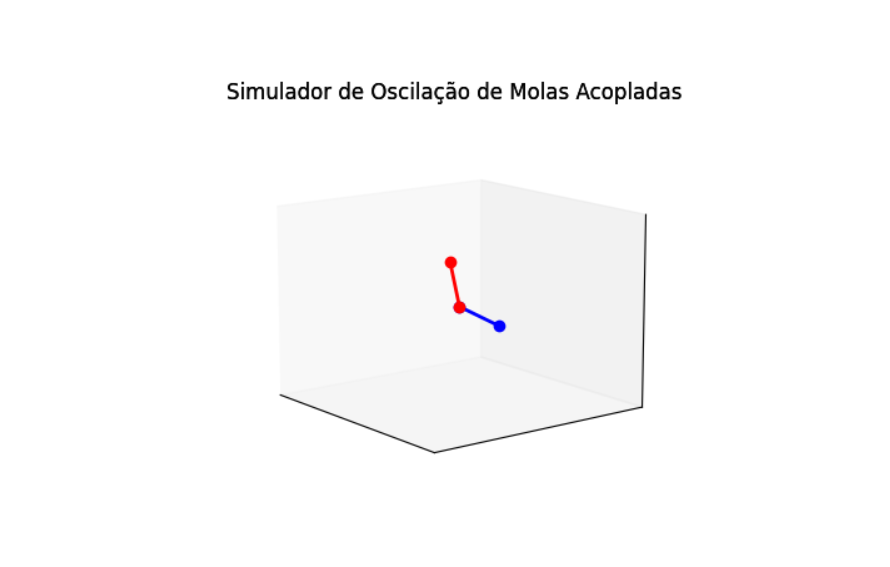

Generate this figure with Python:
import numpy as np
import matplotlib.pyplot as plt
from matplotlib.backends.backend_tkagg import FigureCanvasTkAgg
from matplotlib.figure import Figure
from matplotlib.animation import FuncAnimation
from scipy.integrate import odeint
import tkinter as tk
from tkinter import ttk 
from mpl_toolkits.mplot3d import Axes3D

class CoupledSpringSystem:
    def __init__(self, m1, m2, k1, k2, c, initial_conditions):
        self.m1 = m1
        self.m2 = m2
        self.k1 = k1
        self.k2 = k2
        self.c = c
        self.initial_conditions = initial_conditions
        self.t = np.linspace(0, 20, 1000)
        self.solution = None

    def equations(self, y, t):
        x1, x2, v1, v2 = y
        dx1dt = v1
        dx2dt = v2
        dv1dt = (-self.k1 * x1 + self.k2 * (x2 - x1) - self.c * v1) / self.m1
        dv2dt = (-self.k2 * (x2 - x1) - self.c * v2) / self.m2
        return [dx1dt, dx2dt, dv1dt, dv2dt]

    def solve_system(self):
        self.solution = odeint(self.equations, self.initial_conditions, self.t)
        return self.solution

    def animate_masses_3D(self, canvas):
        fig = canvas.figure
        ax = fig.add_subplot(111, projection='3d')
        
        # Remover escalas antes da simulação
        ax.set_xticks([])  # Remove escala do eixo X
        ax.set_yticks([])  # Remove escala do eixo Y
        ax.set_zticks([])  # Remove escala do eixo Z
        
        ax.set_xlim(-2, 2)
        ax.set_ylim(-2, 2)
        ax.set_zlim(-2, 2)
        ax.set_title("Simulador de Oscilação de Molas Acopladas")  # Adicionando o título à animação 3D

        line1, = ax.plot([], [], [], 'o-', lw=2, color='blue')
        line2, = ax.plot([], [], [], 'o-', lw=2, color='red')


        def init():
            line1.set_data([], [])
            line1.set_3d_properties([])
            line2.set_data([], [])
            line2.set_3d_properties([])
            return line1, line2,

        def update(frame):
            x1 = self.solution[frame, 0]
            x2 = self.solution[frame, 1]
            z1 = np.sin(self.t[frame])
            z2 = np.cos(self.t[frame])

            line1.set_data([0, x1], [0, x1])
            line1.set_3d_properties([0, z1])

            line2.set_data([0, x2], [0, x2])
            line2.set_3d_properties([0, z2])

            return line1, line2,

        ani = FuncAnimation(fig, update, frames=len(self.t), init_func=init, blit=True, interval=20)
        canvas.draw()
        return ani

    def animate_graphs(self, ax1, ax2):
        # Linhas para as oscilacoes das molas 1 e 2
        line1, = ax1.plot([], [], 'b-', label="Mola 1 (Oscilação)")
        line2, = ax1.plot([], [], 'r-', label="Mola 2 (Oscilação)")

        # Linhas para os erros das molas 1 e 2 (pontilhadas)
        line_error, = ax2.plot([], [], 'k--', label="Erro entre Molas")

        # Configurações do gráfico de oscilação
        ax1.set_xlim(0, self.t[-1])
        ax1.set_ylim(-2, 2)
        ax1.set_xlabel('Tempo (s)')
        ax1.set_ylabel('Deslocamento (m)')
        ax1.set_title('Gráfico de Oscilação das Molas')  # Título do gráfico de oscilação

        # Configurações do gráfico de erro
        ax2.set_xlim(0, self.t[-1])
        ax2.set_ylim(-2, 2)
        ax2.set_xlabel('Tempo (s)')
        ax2.set_ylabel('Erro (m)')
        ax2.set_title('Erro baseado nas Massas')  # Título do gráfico de erro

        def update(frame):
        # Oscilação das molas
            x1 = self.solution[frame, 0]
            x2 = self.solution[frame, 1]

            # Atualizando o gráfico de oscilação
            line1.set_data(self.t[:frame], self.solution[:frame, 0])
            line2.set_data(self.t[:frame], self.solution[:frame, 1])

            # Calculando o erro como a diferença entre as duas molas
            error = self.solution[:frame, 0] - self.solution[:frame, 1]
            line_error.set_data(self.t[:frame], error)

            return line1, line2, line_error,

        ani = FuncAnimation(ax1.figure, update, frames=len(self.t), blit=True, interval=20)
        ax1.figure.canvas.draw()
        return ani

class SimulatorApp:
    def __init__(self, root):
        self.root = root
        self.root.title("Simulador de Molas Acopladas")

        self.m1 = tk.DoubleVar(value=1.0)
        self.m2 = tk.DoubleVar(value=1.0)
        self.k1 = tk.DoubleVar(value=1.0)
        self.k2 = tk.DoubleVar(value=1.0)
        self.c = tk.DoubleVar(value=0.05)
        self.initial_conditions = [1.0, 0.0, 0.0, 0.0]

        self.animation_masses = None
        self.animation_graphs = None

        self.root.grid_columnconfigure(0, weight=1)
        self.root.grid_columnconfigure(1, weight=1)
        self.root.grid_rowconfigure(0, weight=1)
        self.root.grid_rowconfigure(1, weight=1)

        self.create_widgets()

    def create_widgets(self):
        # Alterar o fundo da interface para branco
        self.root.configure(bg='white')
         
        frame_parameters = ttk.Frame(self.root)
        frame_parameters.grid(row=0, column=0, padx=40, pady=40, sticky="nsew")

        param_frame = ttk.Frame(frame_parameters)
        param_frame.grid(row=0, column=0, padx=10, pady=10, sticky="nsew")

        # Campos de entrada para massa e amortecimento com quadradinhos de cor
        self.create_labeled_entry_with_color(param_frame, "Massa 1 (kg):", self.m1, 0, "blue")  # Texto azul
        self.create_labeled_entry_with_color(param_frame, "Massa 2 (kg):", self.m2, 1, "red")   # Texto vermelho
        self.create_labeled_entry(param_frame, "Amortecimento:", self.c, 4)

        # Sliders para constantes das molas
        self.create_slider(param_frame, "Constante da Mola 1 (N/m):", self.k1, 2, 0.0, 2.0, 0.1)
        self.create_slider(param_frame, "Constante da Mola 2 (N/m):", self.k2, 3, 0.0, 2.0, 0.1)

        # Frame para os botões
        button_frame = ttk.Frame(param_frame)
        button_frame.grid(row=5, column=0, columnspan=2, pady=10)

        # Botões lado a lado
        start_button = ttk.Button(button_frame, text="Iniciar Simulação", command=self.start_simulation)
        start_button.grid(row=0, column=0, padx=5)

        reset_button = ttk.Button(button_frame, text="Resetar", command=self.reset_simulation)
        reset_button.grid(row=0, column=1, padx=20)  # Espaçamento ajustado para mover o botão para a direita

        self.frame_error = ttk.Frame(self.root)
        self.frame_error.grid(row=0, column=1, padx=10, pady=10, sticky="nsew")

        self.frame_graphs = ttk.Frame(self.root)
        self.frame_graphs.grid(row=1, column=0, padx=10, pady=10, sticky="nsew")

        self.frame_animation = ttk.Frame(self.root)
        self.frame_animation.grid(row=1, column=1, padx=10, pady=10, sticky="nsew")

        self.initialize_graphs()

    def create_labeled_entry(self, parent, text, variable, row):
        label = ttk.Label(parent, text=text)
        label.grid(row=row, column=0, sticky="e", pady=5)
        entry = ttk.Entry(parent, textvariable=variable)
        entry.grid(row=row, column=1, pady=5)

    def create_labeled_entry_with_color(self, parent, text, variable, row, color):
        label = ttk.Label(parent, text=text, foreground=color)  # Define a cor do texto
        label.grid(row=row, column=0, sticky="e", pady=5)
        entry = ttk.Entry(parent, textvariable=variable)
        entry.grid(row=row, column=1, pady=5)


    def create_slider(self, parent, text, variable, row, min_value, max_value, increment):
        # Rótulo simples sem detalhes extras
        label = ttk.Label(parent, text=text)
        label.grid(row=row, column=0, sticky="w")
        
        # Slider com estilo básico e funcional
        slider = tk.Scale(parent, from_=min_value, to=max_value, orient=tk.HORIZONTAL, 
                        variable=variable, resolution=increment, command=self.update_simulation)
        slider.grid(row=row, column=1, sticky="e")

    def initialize_graphs(self):
        # Configuração da animação 3D das massas
        self.fig_animation = Figure(figsize=(5, 4), dpi=100)
        self.canvas_animation = FigureCanvasTkAgg(self.fig_animation, master=self.frame_animation)
        self.canvas_animation.get_tk_widget().pack(fill=tk.BOTH, expand=True)

        # Adicionar o título à animação 3D antes de iniciar a simulação
        ax = self.fig_animation.add_subplot(111, projection='3d')
        ax.set_title("Simulador de Oscilação de Molas Acopladas")  # Título fixo adicionado
        ax.set_xticks([])  # Remove escala do eixo X
        ax.set_yticks([])  # Remove escala do eixo Y
        ax.set_zticks([])  # Remove escala do eixo Z

        # Remover os limites de visualização até que a simulação comece
        ax.set_xlim(auto=True)
        ax.set_ylim(auto=True)
        ax.set_zlim(auto=True)

        # Configuração do gráfico de deslocamento
        self.fig_graphs = Figure(figsize=(5, 4), dpi=100)
        self.ax1 = self.fig_graphs.add_subplot(111)
        self.ax1.set_xlim(0, 20)
        self.ax1.set_ylim(-2, 2)
        self.ax1.set_xlabel("Tempo (s)")
        self.ax1.set_ylabel("Deslocamento (m)")
        self.ax1.set_title('Gráfico de Oscilação das Molas')  # Título fixo adicionado

        self.canvas_graphs = FigureCanvasTkAgg(self.fig_graphs, master=self.frame_graphs)
        self.canvas_graphs.get_tk_widget().pack(fill=tk.BOTH, expand=True)

        # Configuração do gráfico de erro
        self.fig_error = Figure(figsize=(5, 4), dpi=100)
        self.ax2 = self.fig_error.add_subplot(111)
        self.ax2.set_xlim(0, 20)
        self.ax2.set_ylim(-2, 2)
        self.ax2.set_xlabel("Tempo (s)")
        self.ax2.set_ylabel("Erro (m)")
        self.ax2.set_title('Erro baseado nas Massas')  # Título fixo adicionado

        self.canvas_error = FigureCanvasTkAgg(self.fig_error, master=self.frame_error)
        self.canvas_error.get_tk_widget().pack(fill=tk.BOTH, expand=True)

    def start_simulation(self):
        m1 = self.m1.get()
        m2 = self.m2.get()
        k1 = self.k1.get()
        k2 = self.k2.get()
        c = self.c.get()

        system = CoupledSpringSystem(m1, m2, k1, k2, c, self.initial_conditions)
        solution = system.solve_system()

        if self.animation_masses:
            self.animation_masses.event_source.stop()
        if self.animation_graphs:
            self.animation_graphs.event_source.stop()

        self.animation_masses = system.animate_masses_3D(self.canvas_animation)
        self.animation_graphs = system.animate_graphs(self.ax1, self.ax2)

        self.fig_animation.tight_layout()
        self.canvas_animation.draw()
        self.fig_graphs.tight_layout()
        self.canvas_graphs.draw()
        self.fig_error.tight_layout()
        self.canvas_error.draw()

    def reset_simulation(self):
        # Interrompe e remove completamente as animações
        if self.animation_masses is not None:
            self.animation_masses.event_source.stop()
            self.animation_masses = None
        if self.animation_graphs is not None:
            self.animation_graphs.event_source.stop()
            self.animation_graphs = None

        # Redefine as variáveis para seus valores padrão
        self.m1.set(1.0)
        self.m2.set(1.0)
        self.k1.set(1.0)
        self.k2.set(1.0)
        self.c.set(0.05)
        self.initial_conditions = [1.0, 0.0, 0.0, 0.0]

        # Limpa os gráficos antigos para garantir que não haja sobreposição
        self.ax1.clear()
        self.ax2.clear()
        self.fig_animation.clear()

        # Reconfigura os limites e os títulos dos gráficos
        self.ax1.set_xlim(0, 20)
        self.ax1.set_ylim(-2, 2)
        self.ax1.set_xlabel("Tempo (s)")
        self.ax1.set_ylabel("Deslocamento (m)")
        self.ax1.set_title('Gráfico de Oscilação das Molas')

        self.ax2.set_xlim(0, 20)
        self.ax2.set_ylim(-2, 2)
        self.ax2.set_xlabel("Tempo (s)")
        self.ax2.set_ylabel("Erro (m)")
        self.ax2.set_title('Gráfico de Erro das Molas')

        # Redesenha as figuras
        self.canvas_graphs.draw()
        self.canvas_error.draw()

        # Reconfigura a área de animação 3D
        ax = self.fig_animation.add_subplot(111, projection='3d')
        ax.set_title("Simulador de Oscilação de Molas Acopladas")
        ax.set_xticks([])
        ax.set_yticks([])
        ax.set_zticks([])
        ax.set_xlim(-2, 2)
        ax.set_ylim(-2, 2)
        ax.set_zlim(-2, 2)

        # Redesenha o canvas de animação
        self.canvas_animation.draw()


    def update_simulation(self, event=None):
        if hasattr(self, 'animation_masses'):
            self.start_simulation()

if __name__ == "__main__":
    root = tk.Tk()
    app = SimulatorApp(root)
    root.mainloop()
